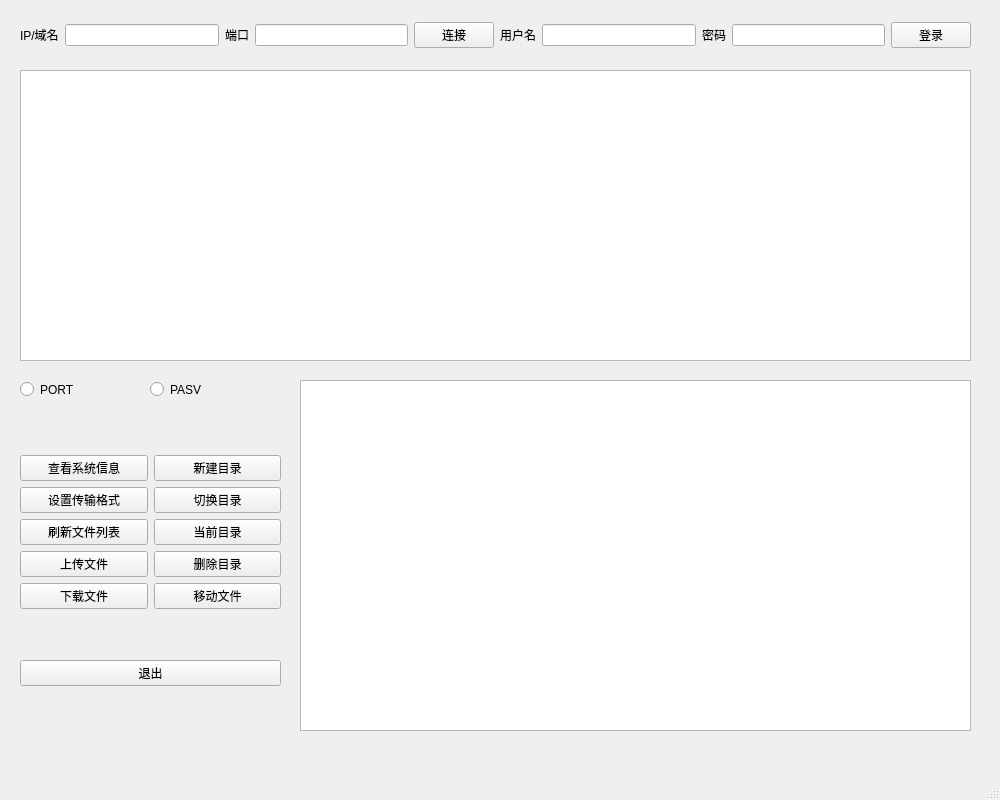
<?xml version="1.0" encoding="UTF-8"?>
<ui version="4.0">
 <class>MainWindow</class>
 <widget class="QMainWindow" name="MainWindow">
  <property name="geometry">
   <rect>
    <x>0</x>
    <y>0</y>
    <width>1000</width>
    <height>800</height>
   </rect>
  </property>
  <property name="windowTitle">
   <string>MainWindow</string>
  </property>
  <widget class="QWidget" name="centralwidget">
   <widget class="QTextEdit" name="cmdText">
    <property name="geometry">
     <rect>
      <x>300</x>
      <y>380</y>
      <width>671</width>
      <height>351</height>
     </rect>
    </property>
   </widget>
   <widget class="QRadioButton" name="portButton">
    <property name="geometry">
     <rect>
      <x>20</x>
      <y>380</y>
      <width>115</width>
      <height>19</height>
     </rect>
    </property>
    <property name="text">
     <string>PORT</string>
    </property>
   </widget>
   <widget class="QRadioButton" name="pasvButton">
    <property name="geometry">
     <rect>
      <x>150</x>
      <y>380</y>
      <width>115</width>
      <height>19</height>
     </rect>
    </property>
    <property name="text">
     <string>PASV</string>
    </property>
   </widget>
   <widget class="QTableWidget" name="fileTable">
    <property name="geometry">
     <rect>
      <x>20</x>
      <y>70</y>
      <width>951</width>
      <height>291</height>
     </rect>
    </property>
   </widget>
   <widget class="QWidget" name="layoutWidget">
    <property name="geometry">
     <rect>
      <x>20</x>
      <y>20</y>
      <width>951</width>
      <height>30</height>
     </rect>
    </property>
    <layout class="QHBoxLayout" name="horizontalLayout">
     <item>
      <widget class="QLabel" name="label">
       <property name="text">
        <string>IP/域名</string>
       </property>
      </widget>
     </item>
     <item>
      <widget class="QLineEdit" name="IPInput"/>
     </item>
     <item>
      <widget class="QLabel" name="label_2">
       <property name="text">
        <string>端口</string>
       </property>
      </widget>
     </item>
     <item>
      <widget class="QLineEdit" name="portInput"/>
     </item>
     <item>
      <widget class="QPushButton" name="connectButton">
       <property name="text">
        <string>连接</string>
       </property>
      </widget>
     </item>
     <item>
      <widget class="QLabel" name="label_3">
       <property name="text">
        <string>用户名</string>
       </property>
      </widget>
     </item>
     <item>
      <widget class="QLineEdit" name="usernameInput"/>
     </item>
     <item>
      <widget class="QLabel" name="label_4">
       <property name="text">
        <string>密码</string>
       </property>
      </widget>
     </item>
     <item>
      <widget class="QLineEdit" name="passwordInput"/>
     </item>
     <item>
      <widget class="QPushButton" name="loginButton">
       <property name="text">
        <string>登录</string>
       </property>
      </widget>
     </item>
    </layout>
   </widget>
   <widget class="QWidget" name="">
    <property name="geometry">
     <rect>
      <x>20</x>
      <y>410</y>
      <width>261</width>
      <height>321</height>
     </rect>
    </property>
    <layout class="QGridLayout" name="gridLayout_2">
     <item row="2" column="0">
      <widget class="QPushButton" name="QUITButton">
       <property name="text">
        <string>退出</string>
       </property>
      </widget>
     </item>
     <item row="1" column="0">
      <layout class="QGridLayout" name="gridLayout">
       <item row="0" column="0">
        <widget class="QPushButton" name="SYSTButton">
         <property name="text">
          <string>查看系统信息</string>
         </property>
        </widget>
       </item>
       <item row="0" column="1">
        <widget class="QPushButton" name="MKDButton">
         <property name="text">
          <string>新建目录</string>
         </property>
        </widget>
       </item>
       <item row="1" column="0">
        <widget class="QPushButton" name="TYPEButton">
         <property name="text">
          <string>设置传输格式</string>
         </property>
        </widget>
       </item>
       <item row="1" column="1">
        <widget class="QPushButton" name="CWDButton">
         <property name="text">
          <string>切换目录</string>
         </property>
        </widget>
       </item>
       <item row="2" column="0">
        <widget class="QPushButton" name="LISTButton">
         <property name="text">
          <string>刷新文件列表</string>
         </property>
        </widget>
       </item>
       <item row="2" column="1">
        <widget class="QPushButton" name="PWDButton">
         <property name="text">
          <string>当前目录</string>
         </property>
        </widget>
       </item>
       <item row="3" column="0">
        <widget class="QPushButton" name="STORButton">
         <property name="text">
          <string>上传文件</string>
         </property>
        </widget>
       </item>
       <item row="3" column="1">
        <widget class="QPushButton" name="RMDButton">
         <property name="text">
          <string>删除目录</string>
         </property>
        </widget>
       </item>
       <item row="4" column="0">
        <widget class="QPushButton" name="RETRButton">
         <property name="text">
          <string>下载文件</string>
         </property>
        </widget>
       </item>
       <item row="4" column="1">
        <widget class="QPushButton" name="MVButton">
         <property name="text">
          <string>移动文件</string>
         </property>
        </widget>
       </item>
      </layout>
     </item>
    </layout>
   </widget>
  </widget>
  <widget class="QMenuBar" name="menubar">
   <property name="geometry">
    <rect>
     <x>0</x>
     <y>0</y>
     <width>1000</width>
     <height>26</height>
    </rect>
   </property>
  </widget>
  <widget class="QStatusBar" name="statusbar"/>
 </widget>
 <resources/>
 <connections/>
</ui>
